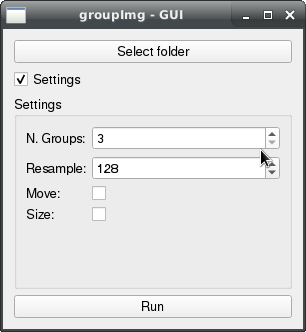
#> input picture screenshot-GUI.png, 306 x 332 px; its folder holds only this picture in this run
$ python groupimg.py --folder .
#> lines starting #> are read from the running program, lines starting #| are printed output that depends on the picture
#!/usr/bin/python3

import os
import shutil
import glob
import math
import argparse
import warnings
import numpy as np
import matplotlib.image as mpimg
from PIL import Image
from tqdm import tqdm
from multiprocessing.dummy import Pool as ThreadPool
from multiprocessing import cpu_count

Image.MAX_IMAGE_PIXELS = None
warnings.simplefilter('ignore')

class K_means:

  def __init__(self, k=3, size=False, resample=32):
    self.k = k
    self.cluster = []
    self.data = []
    self.end = []
    self.i = 0
    self.size = size
    self.resample = resample

  def manhattan_distance(self,x1,x2):
    s = 0.0
    for i in range(len(x1)):
      s += abs( float(x1[i]) - float(x2[i]) )
    return s

  def euclidian_distance(self,x1,x2):
    s = 0.0
    for i in range(len(x1)):
      s += math.sqrt((float(x1[i]) - float(x2[i])) ** 2)
    return s

  def read_image(self,im):
#> called with im = './screenshot-GUI.png'
    if self.i >= self.k :
      self.i = 0
    try:
      img = Image.open(im)
#> img is the input picture: PIL image 306x332 RGBA; mean R, G, B, A 218.6, 219.1, 219.2, 255
      osize = img.size
#> osize = (306, 332)
      img.thumbnail((self.resample,self.resample))
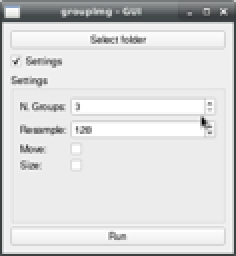
#> img: PIL image 118x128 RGBA (shown 2 times larger); mean R, G, B, A 218.7, 219.2, 219.3, 255; transparent parts drawn white
      v = [float(p)/float(img.size[0]*img.size[1])*100  for p in np.histogram(np.asarray(img))[0]]
#> v = [0.0397, 0.0861, 14.54, 3.28, 7.83, 8.45, 4.63, 3.79, 37.22, 320.1]
      if self.size :
        v += [osize[0], osize[1]]
      pbar.update(1)
      i = self.i
      self.i += 1
      return [i, v, im]
    except Exception as e:
      print("Error reading ",im,e)
      return [None, None, None]


  def generate_k_means(self):
    final_mean = []
    for c in range(self.k):
      partial_mean = []
      for i in range(len(self.data[0])):
        s = 0.0
        t = 0
        for j in range(len(self.data)):
          if self.cluster[j] == c :
            s += self.data[j][i]
            t += 1
        if t != 0 :
          partial_mean.append(float(s)/float(t))
        else:
          partial_mean.append(float('inf'))
      final_mean.append(partial_mean)
    return final_mean

  def generate_k_clusters(self,folder):
    pool = ThreadPool(cpu_count())
    result = pool.map(self.read_image, folder)
#> result = [[0, [0.0397, 0.0861, 14.54, 3.28, 7.83, 8.45, 4.63, 3.79, 37.22, 320.1], './screenshot-GUI.png']]
    pool.close()
    pool.join()
    self.cluster = [r[0] for r in result if r[0] != None]
#> self.cluster = [0]
    self.data = [r[1] for r in result if r[1] != None]
#> self.data = [[0.0397, 0.0861, 14.54, 3.28, 7.83, 8.45, 4.63, 3.79, 37.22, 320.1]]
    self.end = [r[2] for r in result if r[2] != None]
#> self.end = ['./screenshot-GUI.png']

  def rearrange_clusters(self):
    isover = False
    while(not isover):
      isover = True
      m = self.generate_k_means()
      for x in range(len(self.cluster)):
        dist = []
        for a in range(self.k):
          dist.append( self.manhattan_distance(self.data[x],m[a]) )
        _mindist = dist.index(min(dist))
        if self.cluster[x] != _mindist :
          self.cluster[x] = _mindist
          isover = False

ap = argparse.ArgumentParser()
ap.add_argument("-f", "--folder", required=True, help="path to image folder")
ap.add_argument("-k", "--kmeans", type=int, default=5, help="how many groups")
ap.add_argument("-r", "--resample", type=int, default=128, help="size to resample the image by")
ap.add_argument("-s", "--size", default=False, action="store_true", help="use size to compare images")
ap.add_argument("-m", "--move", default=False, action="store_true", help="move instead of copy")
args = vars(ap.parse_args())

types = ('*.jpg', '*.JPG', '*.png', '*.jpeg')
imagePaths = []

folder = args["folder"]

if not folder.endswith("/") :
	folder+="/"

for files in types :
	imagePaths.extend(sorted(glob.glob(folder+files)))

nimages = len(imagePaths)

nfolders = int(math.log(args["kmeans"], 10))+1

if nimages <= 0 :
	print("No images found!")
	exit()

if args["resample"] < 16 or args["resample"] > 256 :
	print("-r should be a value between 16 and 256")
	exit()

pbar = tqdm(total=nimages)

k = K_means(args["kmeans"],args["size"],args["resample"])

k.generate_k_clusters(imagePaths)

k.rearrange_clusters()

for i in range(k.k) :
	try :
	  os.makedirs(folder+str(i+1).zfill(nfolders))
	except :
	  print("Folder already exists")

action = shutil.copy
if args["move"] :
	action = shutil.move

for i in range(len(k.cluster)):
	action(k.end[i], folder+"/"+str(k.cluster[i]+1).zfill(nfolders)+"/")
#> this loop made 1 pass
